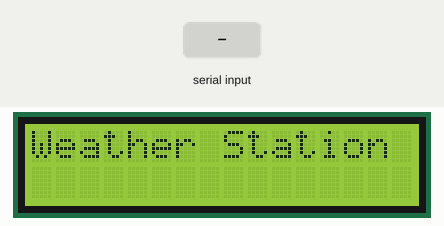
Simulated run of this program. Board: Arduino Uno, built with avr-gcc and run on an emulated ATmega328P. Shown: 16×2 character LCD. Inputs (shaded band) come from the test bench.

Above: at 1.2 s.
1.3 s: "1" received over Serial
At 2.8 s:
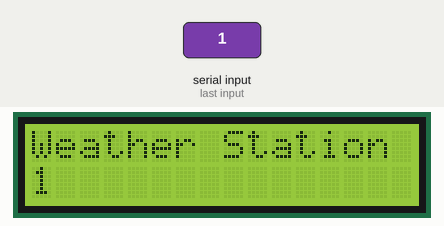
3.8 s: "0" received over Serial
At 5.8 s:
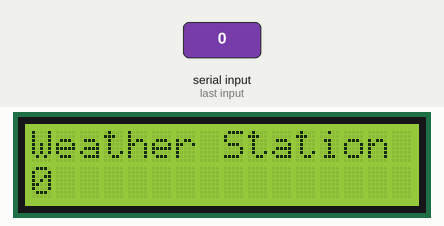
6.3 s: "2" received over Serial
At 7.8 s:
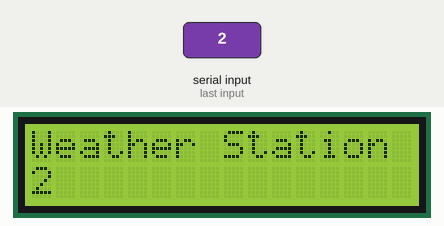
Timing chart, 0 to 9.3 s (numbered marks = the images above; inputs shaded):
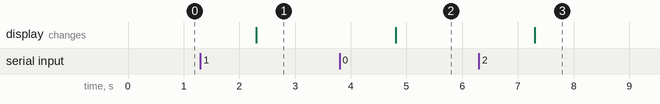

Measured:
- after the input at 1.3 s, the display: changes after 1.0 s (image 1)
- after the input at 3.8 s, the display: changes after 1.0 s (image 2)
- after the input at 6.3 s, the display: changes after 1.0 s (image 3)

The program:

main.cpp
```cpp
#include <Arduino.h>

#include <LiquidCrystal_I2C.h>
#include <DHT.h>
#include <DHT_U.h>
#include <stdio.h>

//#define WEATHERSTATION_SERVER

#ifdef WEATHERSTATION_SERVER

#define DHT_DATA 6  // the GPIO of the DHT11 Data Pin
DHT dht(DHT_DATA, DHT11); // our temperature and humidity sensor

#define PHOTOCELL_PIN A0
#define PHOTOCELL_R1 10000.0f
#define PHOTOCELL_DAY_THRESH 3000.0f

#endif

#define LCD_ADDRESS 0x27 // the i2c address of the display module
LiquidCrystal_I2C lcd(LCD_ADDRESS,2,1,0,4,5,6,7); // our LCD Display specific intializers for our I2C Driver/ Display

void setup() {

#ifdef WEATHERSTATION_SERVER
  dht.begin(); // begin the dht11 data acquisition
  pinMode(PHOTOCELL_PIN, INPUT);
#endif

  lcd.begin(16, 2);
  Serial.begin(9600); // begin the Serial Port for printing
  lcd.setBacklightPin(3,POSITIVE);
  lcd.setBacklight(HIGH);
  lcd.noBlink();

  lcd.home();
  lcd.print("Weather Station");

}

void loop() {

  #ifdef WEATHERSTATION_SERVER

  static float temp_f;  // store the temperature locally
  static float humidity; // store the relative humidity
  static float photocell_r; // the resistance of the photocell

  static char buffer[17]; // the write buffer to display on the LCD

  temp_f = dht.readTemperature(true); // read the temp in farenheit thus the true
  humidity = dht.readHumidity(); // read the relative humidity in %

  uint16_t v_photocell = analogRead(PHOTOCELL_PIN);
  photocell_r = PHOTOCELL_R1 * ((float)v_photocell / (1023.0f - (float)v_photocell)); // using voltage divider equation

  snprintf(buffer, 17, "H:%d%% T:%dF %s", (int)humidity, (int)temp_f, photocell_r < PHOTOCELL_DAY_THRESH? "Day ": "Nite");  // Write out the Humidity to the Print Buffer

  Serial.println(buffer); // print the buffer to the Serial Monitor

  lcd.setCursor(0, 1);
  lcd.print(buffer);  // print the Humidity Message Buffer to the LCD

  delay(2000); // wait a second between loops

  #else

  static char buffer[18] = {0};

  Serial.readBytes(buffer, 18);

  lcd.setCursor(0, 1); // set the cursor to the beginning of the appropriate row

  lcd.print(buffer); // print what we found with a null terminator

  #endif

}
```
